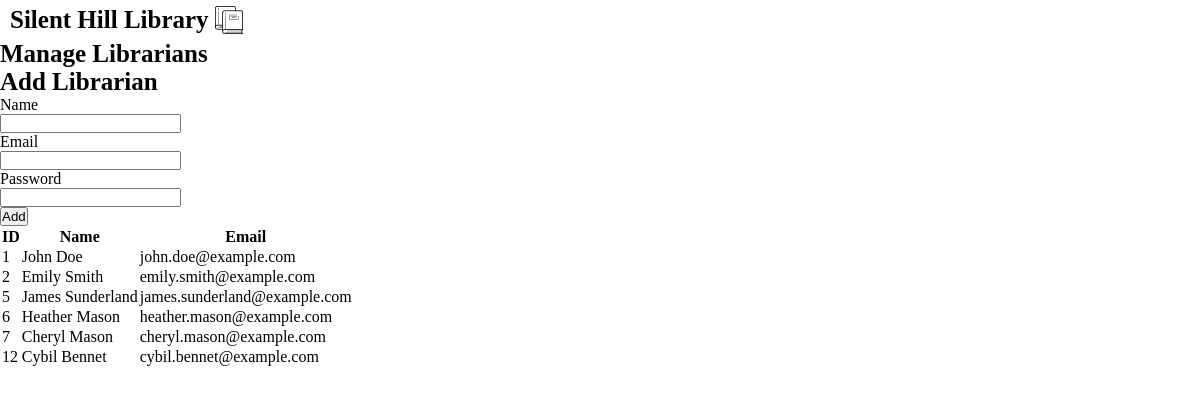
Page /views/librarian/viewAdmin.php (signed in) on the committed database.
### tables this page shows
CREATE TABLE `users` (
  `user_id` int(11) NOT NULL,
  `name` varchar(100) NOT NULL,
  `email` varchar(100) NOT NULL,
  `password` varchar(60) NOT NULL,
  `is_admin` tinyint(1) NOT NULL,
  `rental_count` int(11) NOT NULL DEFAULT 0,
  `status` varchar(20) NOT NULL DEFAULT 'active'
);

### include/displayUsers.php (called while the page is built, shortened)
<?php include __DIR__ . '../../config/database.php' ?>
<?php
$sql = "SELECT * FROM users";
$result = $conn->query($sql);
if ($result->num_rows > 0) {
    $rows = $result->fetch_all(MYSQLI_ASSOC);
} else {
    echo "😐";
}
?>

### views/librarian/viewAdmin.php (the view, shortened to what this page needs)
<?php include  __DIR__ . '/../../include/displayUsers.php'; ?>
<!DOCTYPE html>
<html lang="en">
<head>
    <link rel="stylesheet" href="../../assets/css/fonts.css">
    <link rel="stylesheet" href="../../assets/css/librarian/viewAdmin.css">
</head>
<body>
    <div class="logo">
        <?php include __DIR__ . '/../../assets/logo.php'; ?>
    </div>
    <div class="heading">
        <h1>Manage Librarians</h1>
    </div>
    <div class="addLibrarian">
        <form action="../../include/addAdmin.php" method="post">
            <h1>Add Librarian</h1>
            <div class="labelContainer">
                <label>Name</label>
            </div>
            <input type="text" name="name">
            <div class="labelContainer">
                <label>Email</label>
            </div>
            <input type="text" name="email">
            <div class="labelContainer">
                <label>Password</label>
            </div>
            <input type="password" name="password">
            <div class="submitContainer">
                <input type="submit" value="Add">
            </div>
        </form>
    </div>
    <div class="tableContainer">
        <table>
            <tr class="headers">
                <th>ID</th>
                <th>Name</th>
                <th>Email</th>
            </tr>
            <?php foreach ($rows as $row) : ?>
                <?php if ($row["is_admin"] == 1) : ?>
                    <tr>
                        <td><?php echo $row["user_id"]; ?></td>
                        <td><?php echo $row["name"] ?></td>
                        <td><?php echo $row["email"] ?></td>
                    </tr>
                <?php endif; ?>
            <?php endforeach; ?>
        </table>
    </div>
</body>
</html>

### assets/logo.php (style rules this page uses)
* { padding: 0; margin: 0; box-sizing: border-box; }
.logo { cursor: pointer; display: flex; flex-direction: row; align-items: center; margin-left: 5px; }
h1 { font-family: "Inter Semi-Bold-Italic"; font-size: 25px; }

### rows in the picture
users: user_id "1", name "John Doe", email "john.doe@example.com"
users: user_id "2", name "Emily Smith", email "emily.smith@example.com"
users: user_id "5", name "James Sunderland", email "james.sunderland@example.com"
users: user_id "6", name "Heather Mason", email "heather.mason@example.com"
users: user_id "7", name "Cheryl Mason", email "cheryl.mason@example.com"
users: user_id "12", name "Cybil Bennet", email "cybil.bennet@example.com"
